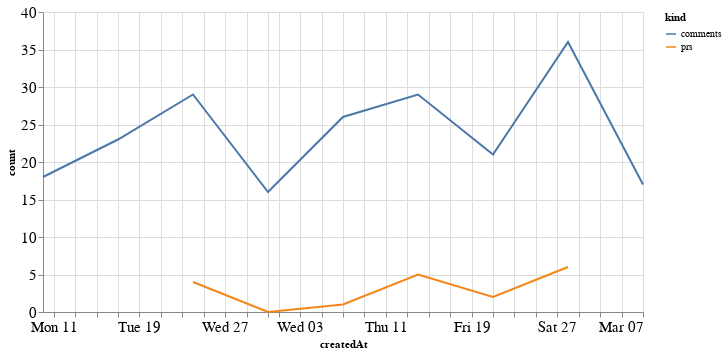

Write notebook code for a chart like this one.
### Code cell
alt.Chart(total_time, width=600).mark_line().encode(
    x='createdAt',
    y='count',
    color='kind'
)

### Figure 1 — Vega-Lite specification as saved in the notebook (floating-point values rounded to 4 significant figures)
{"config": {"axisLeft": {"labelFontSize": 15}, "axisBottom": {"labelFontSize": 15}}, "data": {"name": "data-f2850179c6768ec193a94e74fe5efff7"}, "mark": "line", "encoding": {"color": {"type": "nominal", "field": "kind"}, "x": {"type": "temporal", "field": "createdAt"}, "y": {"type": "quantitative", "field": "count"}}, "width": 600, "$schema": "https://vega.github.io/schema/vega-lite/v4.8.1.json", "datasets": {"data-f2850179c6768ec193a94e74fe5efff7": [{"createdAt": "2021-01-24T00:00:00", "kind": "prs", "count": 4.0}, {"createdAt": "2021-01-31T00:00:00", "kind": "prs", "count": 0.0}, {"createdAt": "2021-02-07T00:00:00", "kind": "prs", "count": 1.0}, {"createdAt": "2021-02-14T00:00:00", "kind": "prs", "count": 5.0}, {"createdAt": "2021-02-21T00:00:00", "kind": "prs", "count": 2.0}, {"createdAt": "2021-02-28T00:00:00", "kind": "prs", "count": 6.0}, {"createdAt": "2021-01-10T00:00:00", "kind": "prs", "count": null}, {"createdAt": "2021-01-17T00:00:00", "kind": "prs", "count": null}, {"createdAt": "2021-03-07T00:00:00", "kind": "prs", "count": null}, {"createdAt": "2021-01-24T00:00:00", "kind": "comments", "count": 29.0}, {"createdAt": "2021-01-31T00:00:00", "kind": "comments", "count": 16.0}, {"createdAt": "2021-02-07T00:00:00", "kind": "comments", "count": 26.0}, {"createdAt": "2021-02-14T00:00:00", "kind": "comments", "count": 29.0}, {"createdAt": "2021-02-21T00:00:00", "kind": "comments", "count": 21.0}, {"createdAt": "2021-02-28T00:00:00", "kind": "comments", "count": 36.0}, {"createdAt": "2021-01-10T00:00:00", "kind": "comments", "count": 18.0}, {"createdAt": "2021-01-17T00:00:00", "kind": "comments", "count": 23.0}, {"createdAt": "2021-03-07T00:00:00", "kind": "comments", "count": 17.0}]}}
